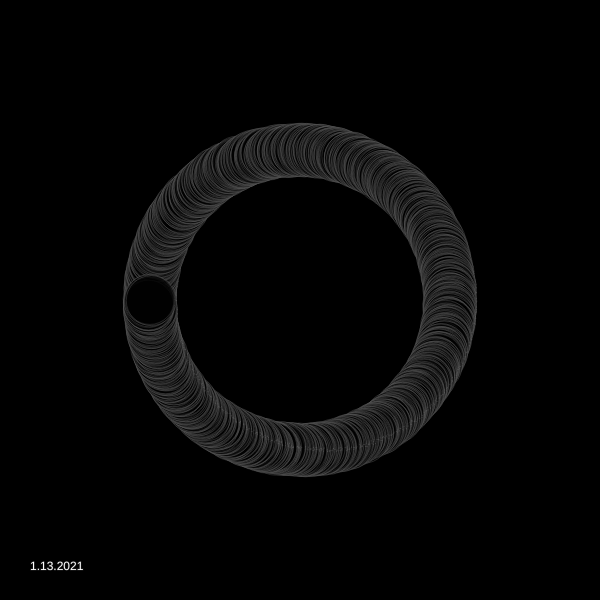
Frame 1 (no input)
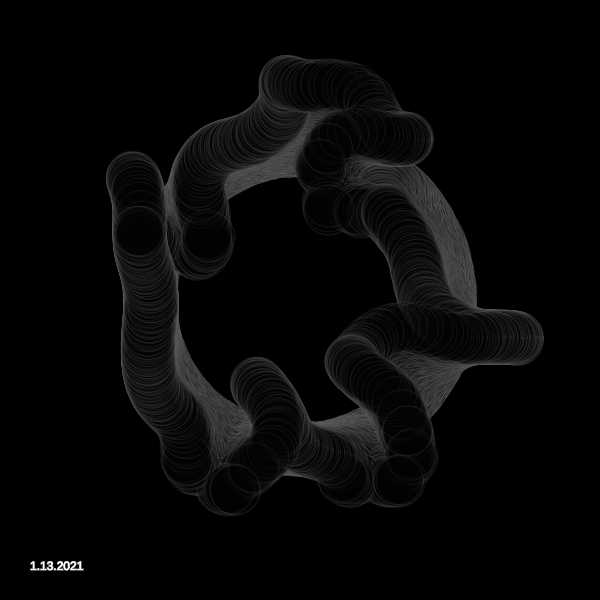
Frame 60 (no input)
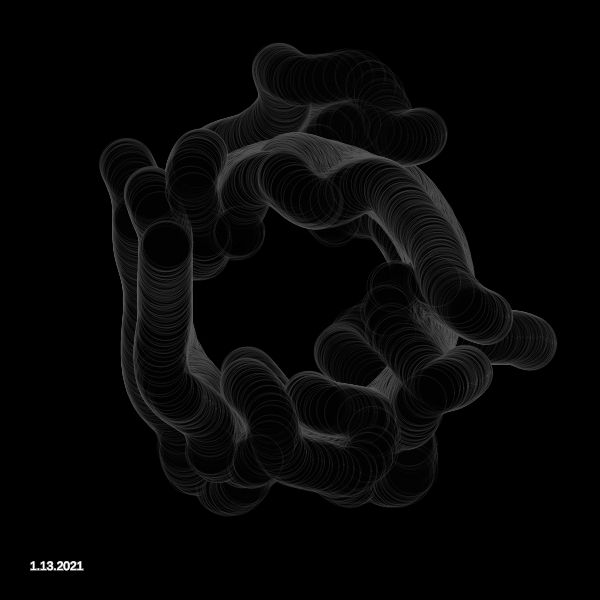
Frame 120 (the mouse pressed at the canvas centre since frame 60)

The p5.js sketch that drew these frames (run headless with seeded random() and noise() and a simulated clock; from frame 60 on, the mouse is pressed at the canvas centre):

// p5.js sketch
// ── sketch.js
/* Forked from  Roni Kaufman
 inspired by https://twitter.com/dmitricherniak/status/1214888292421951488?s=09
Fork and modifications by Nina Lutz
*/

let particles = [];
let circles = [];
let squiggliness = 1/500;
let interval;
let margin = 20;
let theEnd = false;
let r = 150;
let noiseFactor = 10;
let baseHue;

function setup() {

  var canvas;
  if(windowWidth>=600 && windowHeight >=600){
    canvas = createCanvas(600, 600);
  }
  else{
    canvas = createCanvas(windowWidth, windowHeight - 100);
  }

  var x = (windowWidth - width) / 2;
  var y = (windowHeight - height) / 2;

  canvas.position(x, y);

  noStroke();
  
  updateParticles();
    background(0)


  interval = setInterval(updateParticles, 5000);
}

function draw() {
  background(0, 1)
  if (theEnd) {
    noLoop();
  } else {
    for (let p of particles) {
      p.draw();
      p.move();
    }
  }
  fill(255);
  text("1.13.2021", 30, height-30)
}

function updateParticles() {
  particles = [];
  let xCenter = width/2;
  let yCenter = height/2;
  let n = r*10;
  for (let i = 0; i < n; i++) {
    let theta = map(i, 0, n, -PI, PI);
    let x_ = xCenter + r*cos(theta);
    let y_ = yCenter + r*sin(theta);
    let s_ = 2;
    let sat_ = random(noiseFactor/2, 100);
    let val_ = random(0, noiseFactor*2);
    particles.push(new Particle(x_, y_, s_, sat_, val_));
  }
  r -= 14;
  noiseFactor += 10;
  baseHue += 0;
  if (r < 20) {
    clearInterval(interval);
    theEnd = true;
  }
}

function Particle(x_, y_, s_, sat_, val_) {
  this.x = x_; // x
  this.y = y_; // y
  this.size = s_; // size
  this.sat = sat_; // saturation
  this.val = val_; // value
  
  this.alpha = 100;
  this.dist = 1.2;
  
  this.move = function() {
    let theta = noise(this.x * squiggliness, this.y * squiggliness)*PI*noiseFactor;
    fill(baseHue%100, this.sat, this.val, this.alpha);
    let v = p5.Vector.fromAngle(theta, this.dist);
    this.x += v.x;
    this.y += v.y;
    //this.dist *= 0.999;
    this.alpha *= 0.985;
    this.size *= 0.985;
  }
  
  this.draw = function() {
    //fill(100, this.alpha);
    fill(0, this.alpha)
    stroke(100, this.alpha)
    circle(this.x + random(-2, 2), this.y + random(-2, 2), 50);
  }
}

function intersectsWithOtherCircles(x_, y_, r_) {
  for (let c of circles) {
    if (dist(c.x, c.y, x_, y_) < c.r + r_ + margin) {
      return true;
    }
  }
  circles.push({x: x_, y: y_, r: r_});
  return false;
}
